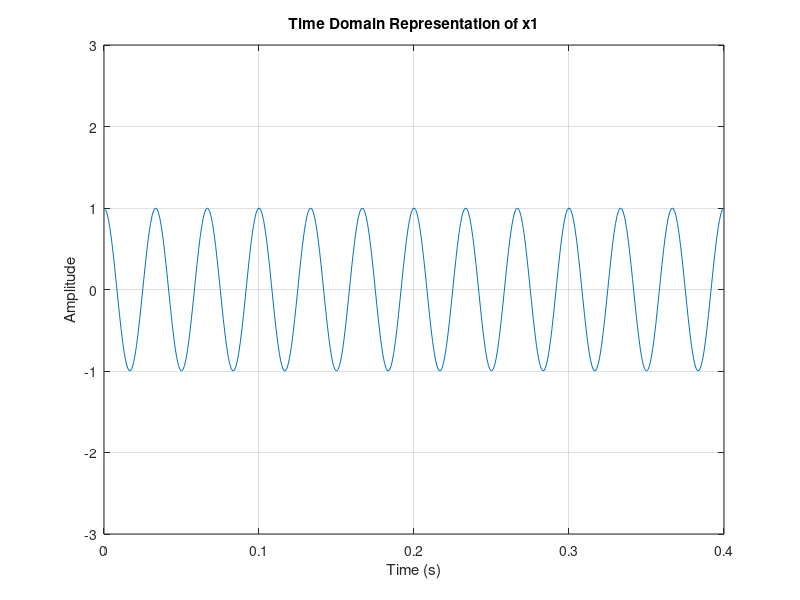
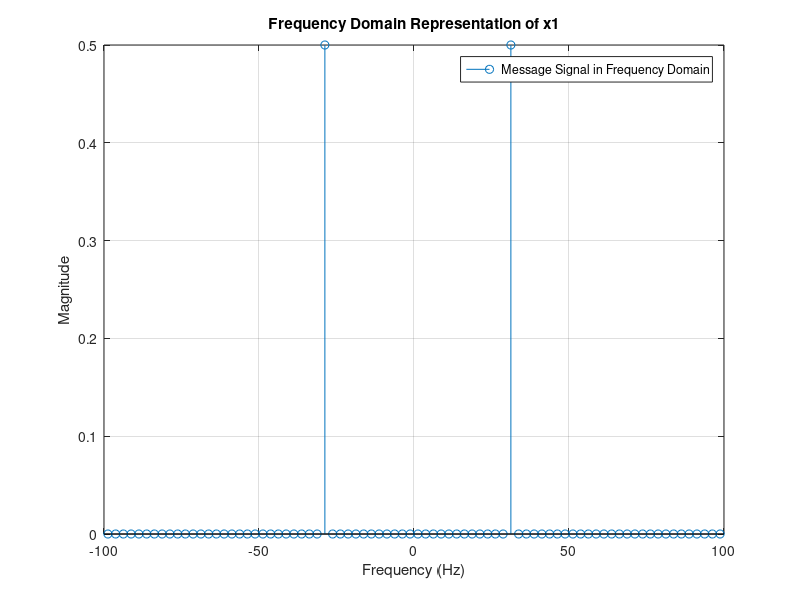
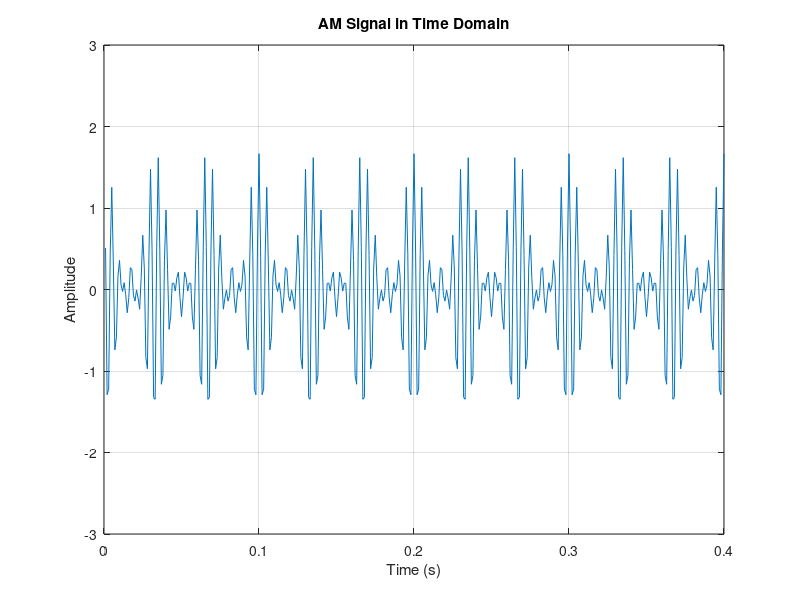
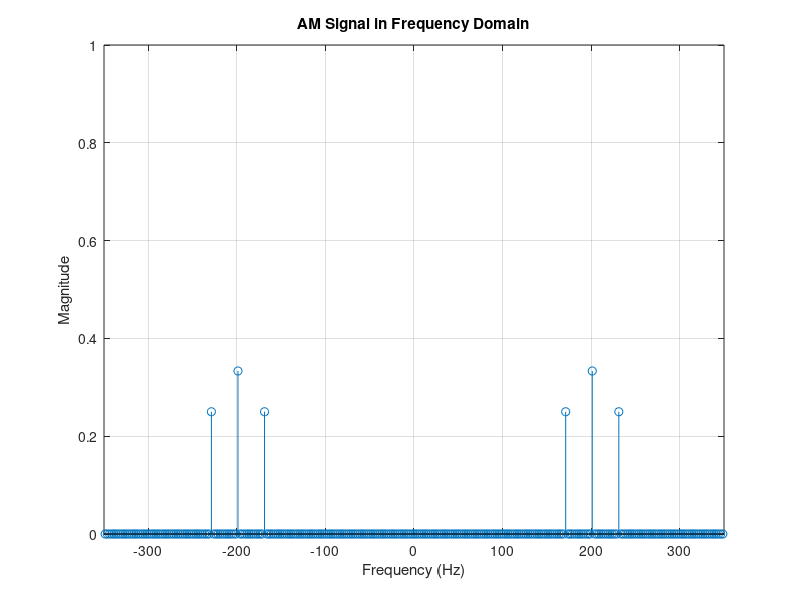

The MATLAB source for these figures, in order: (Note: this script raises an error after producing the figures.)
Fs = 1000;
ts = 1/Fs;
T = 0.4;
t = ts:ts:T;
f1 = 30;
x1 = cos(2*pi*f1*t);

figure
plot(t,x1)
axis([0 0.4 -3 3])
xlabel('Time (s)')
ylabel('Amplitude')
title('Time Domain Representation of x1')
grid on

n = length(x1);
fre_x1 = fftshift( fft(x1, n) );
f = (-(n-1)/2:(n-1)/2)*(Fs/n);

figure
stem(f, abs(fre_x1)/n)
axis([-100 100 0 0.5])
xlabel('Frequency (Hz)')
ylabel('Magnitude')
title('Frequency Domain Representation of x1')
legend('Message Signal in Frequency Domain')
grid on

A = 2/3; %1, 2, 2/3
fc = 200;
c = cos(2*pi*fc*t);
AM_signal = (A + x1) .* c;
% AM_signal = (1 + x1_index*x1).*c;

figure
plot(t, AM_signal)
axis([0 0.4 -3 3])
xlabel('Time (s)')
ylabel('Amplitude')
title('AM Signal in Time Domain')
grid on

n = length(AM_signal);
fre_AM = fftshift( fft(AM_signal, n) );
f = (-(n-1)/2:(n-1)/2)*(Fs/n);

figure
stem(f, abs(fre_AM)/n)
axis([-350 350 0 1])
xlabel('Frequency (Hz)')
ylabel('Magnitude')
title('AM Signal in Frequency Domain')
grid on

envelope_AM = envelope(AM_signal);

figure
plot(t, AM_signal)
hold on
plot(t, envelope_AM, 'r', 'LineWidth', 1)
hold off
xlabel('Time (s)')
ylabel('Amplitude')
axis([0 0.25 -3 3])
title('AM Signal and Envelope in Time Domain')
legend('AM Signal in Time Domain', 'Envelope Detector Output')
grid on

recovered_signal = envelope_AM - mean(envelope_AM);

figure
plot(t, x1, 'b')
hold on
plot(t, recovered_signal, 'ro', 'LineWidth', 1)
hold off
axis([0 0.25 -2 2])
xlabel('Time (s)')
ylabel('Amplitude')
title('Original and Recovered Message Signals in Time Domain')
legend('Message Signal in Time Domain', 'Recovered Signal in Time Domain')
grid on

%%%%%%%%%%%%%%%%%%%%%%%%%%%%%%%%%%%%%%%%%%%%%%%%%%%%%%%%%%%%%%%%%%%%%%%%%%%

fc_new = 150;
c_new = cos(2*pi*fc_new*t);
AM_signal_shifted = (A + x1) .* c_new;
% AM_signal_shifted = (1 + x1_index*x1).*c_new;

figure
plot(t, AM_signal_shifted)
axis([0 0.4 -3 3])
xlabel('Time (s)')
ylabel('Amplitude')
title('Shifted AM Signal in Time Domain')
grid on

n = length(AM_signal_shifted);
fre_AM_shifted = fftshift( fft(AM_signal_shifted, n) );
f = (-(n-1)/2:(n-1)/2)*(Fs/n);

figure
stem(f, abs(fre_AM_shifted)/n)
axis([-350 350 0 0.6])
xlabel('Frequency (Hz)')
ylabel('Magnitude')
title('Shifted AM Signal in Frequency Domain')
grid on

envelope_AM_shifted = envelope(AM_signal_shifted);

figure
plot(t, AM_signal_shifted)
hold on
plot(t, envelope_AM_shifted, 'r', 'LineWidth', 1)
hold off
xlabel('Time (s)')
ylabel('Amplitude')
axis([0 0.25 -2 2])
title('Shifted AM Signal and Envelope in Time Domain')
legend('Shifted AM Signal in Time Domain', 'Envelope Detector Output')
grid on

recovered_shifted_signal = envelope_AM_shifted - mean(envelope_AM_shifted);

figure
plot(t, x1, 'b')
hold on
plot(t, recovered_shifted_signal, 'ro', 'LineWidth', 1)
hold off
axis([0 0.25 -2 2])
xlabel('Time (s)')
ylabel('Amplitude')
title('Original and Recovered Message Signals in Time Domain')
legend('Message Signal in Time Domain', 'Recovered Signal in Time Domain')
grid on



%%%%%%%%%%%%%%%%%%%%%%%%%%%%%%%%%%%%%%%%%%%%%%%%%%%%%%%%%%%%%%%%%%%%%%%%%%%
%%%%%%%%%%%%%%%%%%%%%%%%%%%%%%%%%%%%%%%%%%%%%%%%%%%%%%%%%%%%%%%%%%%%%%%%%%%
%%%%%%%%%%%%%%%%%%%%%%%%%%%%%%%%%%%%%%%%%%%%%%%%%%%%%%%%%%%%%%%%%%%%%%%%%%%



Fs = 1000;
ts = 1/Fs;
T = 0.4;
t = ts:ts:T;
f1 = 30;
x1 = cos(2*pi*f1*t);

fc = 100;
c = cos(2*pi*fc*t);
DSB_SC_signal = x1 .* c;

figure
plot(t, DSB_SC_signal)
axis([0 0.4 -3 3])
xlabel('Time (s)')
ylabel('Amplitude')
title('DSB-SC AM Signal in Time Domain')
grid on

n = length(DSB_SC_signal);
fre_DSB_SC = fftshift(fft(DSB_SC_signal, n));
f = (-(n-1)/2:(n-1)/2)*(Fs/n);

figure
stem(f, abs(fre_DSB_SC)/n)
axis([-350 350 0 0.6])
xlabel('Frequency (Hz)')
ylabel('Magnitude')
title('DSB-SC AM Signal in Frequency Domain')
grid on

demo_DSB_SC_signal = 2 .* DSB_SC_signal .* c;

figure
plot(t, demo_DSB_SC_signal)
axis([0 0.4 -3 3])
xlabel('Time (s)')
ylabel('Amplitude')
title('Demodulation DSB-SC AM Signal in Time Domain')
grid on

n = length(demo_DSB_SC_signal);
fre_demo_DSB_SC = fftshift(fft(demo_DSB_SC_signal, n));
f = (-(n-1)/2:(n-1)/2)*(Fs/n);

figure
stem(f, abs(fre_demo_DSB_SC)/n)
axis([-500 500 0 0.6])
xlabel('Frequency (Hz)')
ylabel('Magnitude')
title('Demodulation DSB-SC AM Signal in Frequency Domain')
grid on

f_cutoff = 45;
f_stop = 55;
lpFilt = designfilt('lowpassfir', 'PassbandFrequency', f_cutoff, 'StopbandFrequency', f_stop, 'SampleRate', Fs);
rec_demo_DSB_SC_signal = filter(lpFilt,demo_DSB_SC_signal);
fre_rdemo_DSB_SC_signal = fftshift(fft( rec_demo_DSB_SC_signal, n ) );

figure
stem(f, abs(fre_rdemo_DSB_SC_signal)/n)
axis([-500 500 0 0.6])
xlabel('Frequency (Hz)')
ylabel('Magnitude')
title('Demodulation DSB-SC AM Signal in Frequency Domain after Low Pass Filter')
grid on

%%%%%%%%%%%%%%%%%%%%%%%%%%%%%%%%%%%%%%%%%%%%%%%%%%%%%%%%%%%%%%%%%%%%%%%%%%%

fc_new = 150;
c_new = cos(2*pi*fc_new*t);
DSB_SC_signal_shifted = x1 .* c_new;

figure
plot(t, DSB_SC_signal_shifted)
axis([0 0.4 -3 3])
xlabel('Time (s)')
ylabel('Amplitude')
title('Shifted DSB-SC AM Signal in Time Domain')
grid on

n = length(DSB_SC_signal_shifted);
fre_DSB_SC_shifted = fftshift(fft(DSB_SC_signal_shifted, n));
f = (-(n-1)/2:(n-1)/2)*(Fs/n);

figure
stem(f, abs(fre_DSB_SC_shifted)/n)
axis([-350 350 0 0.6])
xlabel('Frequency (Hz)')
ylabel('Magnitude')
title('Shifted DSB-SC AM Signal in Frequency Domain')
grid on

demo_DSB_SC_signal_shifted = 2 .* DSB_SC_signal_shifted .* c_new;

figure
plot(t, demo_DSB_SC_signal_shifted)
axis([0 0.4 -3 3])
xlabel('Time (s)')
ylabel('Amplitude')
title('Demodulation Shifted DSB-SC AM Signal in Time Domain')
grid on

n = length(demo_DSB_SC_signal_shifted);
fre_demo_DSB_SC_shifted = fftshift(fft(demo_DSB_SC_signal_shifted, n));
f = (-(n-1)/2:(n-1)/2)*(Fs/n);

figure
stem(f, abs(fre_demo_DSB_SC_shifted)/n)
axis([-500 500 0 0.6])
xlabel('Frequency (Hz)')
ylabel('Magnitude')
title('Demodulation Shifted DSB-SC AM Signal in Frequency Domain')
grid on

f_cutoff = 45;
f_stop = 55;
lpFilt = designfilt('lowpassfir', 'PassbandFrequency', f_cutoff, 'StopbandFrequency', f_stop, 'SampleRate', Fs);
rec_demo_DSB_SC_signal_shifted = filter(lpFilt,demo_DSB_SC_signal_shifted);
fre_rdemo_DSB_SC_signal_shifted = fftshift(fft( rec_demo_DSB_SC_signal_shifted, n ) );

figure
stem(f, abs(fre_rdemo_DSB_SC_signal_shifted)/n)
axis([-500 500 0 0.6])
xlabel('Frequency (Hz)')
ylabel('Magnitude')
title('Demodulation Shifted DSB-SC AM Signal in Frequency Domain after Low Pass Filter')
grid on